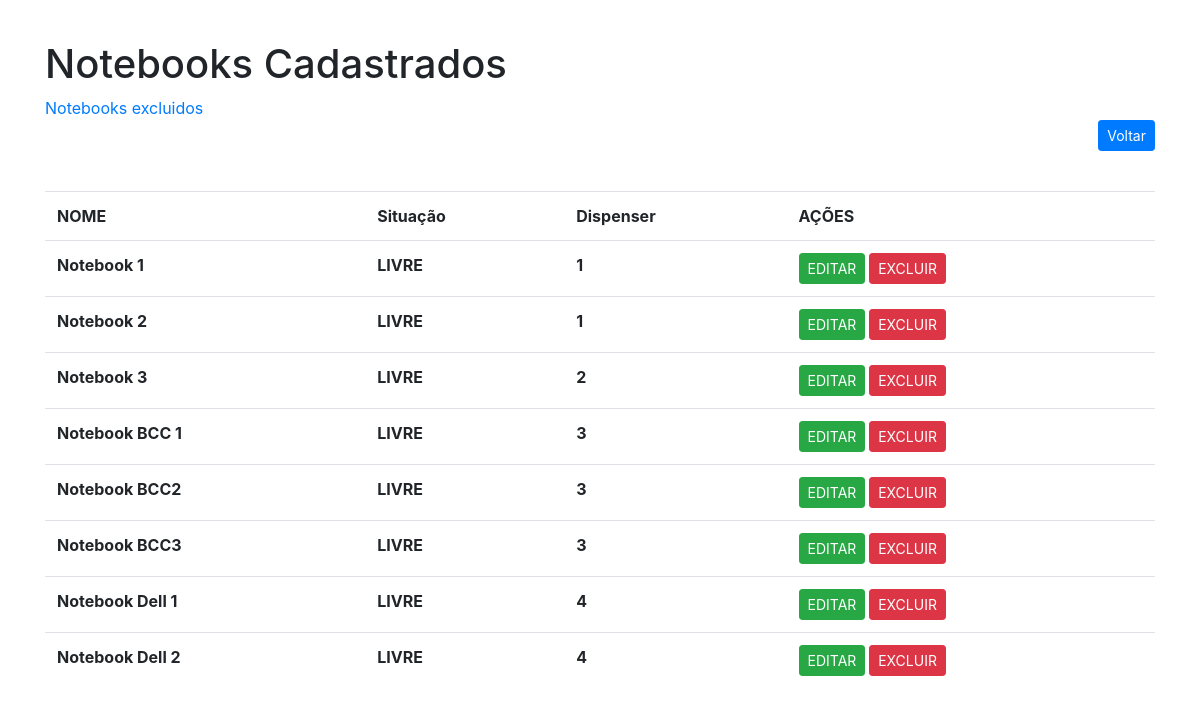
Page /php/todos_notes.php (signed in) on the committed database.
### tables this page shows
CREATE TABLE `notebook` (
  `id` int(11) NOT NULL,
  `nome` varchar(50) NOT NULL DEFAULT '0',
  `status` varchar(50) DEFAULT NULL,
  `excluido` int(1) DEFAULT 0,
  `note_dispenser` int(11) DEFAULT NULL,
  `note_turma` int(11) DEFAULT NULL
);

### php/todos_notes.php (the view, shortened to what this page needs)
<!DOCTYPE html>
<?php
    require 'conexao/config.php';
    if(isset($_SESSION['id']) && !empty($_SESSION['id'])){
        $id = $_SESSION['id'];
        $sql2 = "SELECT * FROM usuarios WHERE id = :id";
        $sql2 = $pdo->prepare($sql2);
        $sql2->bindValue(":id", $id);
        $sql2->execute();
        $dado2 = $sql2->fetch();
        $sql = "SELECT * FROM notebook WHERE excluido=0";
        $sql = $pdo->prepare($sql);
        $sql->execute();
        $dado = $sql->fetchAll();
    } else{
        header("Location: login.php");
        exit;
    }
?>
<html>
<head>
    <link rel="stylesheet" href="https://stackpath.bootstrapcdn.com/bootstrap/4.5.0/css/bootstrap.min.css">
</head>
<body>
<div class="container" style="margin-top: 40px;">
    <h1>Notebooks Cadastrados</h1>
    <a href="notebooks_excluidos.php">Notebooks excluidos</a>
    <div style="text-align: right;">
        <a class="btn btn-sm btn-primary" role="button" href="menu.php">Voltar</a>
     </div>
    <table class="table" style="margin-top: 40px;">
        <tr>
            <th>NOME</th>
            <th>Situação</th>
            <th>Dispenser</th>
            <?php if($dado2['nivel'] == 'Administrador'):?>
            <th colspan=3>AÇÕES</th>
            <?php endif;?>
        </tr>
        <?php
                foreach($dado as $item){
                ?>
        <tr>
            <th><?php echo $item['nome'];?></th>
            <th><?php echo $item['status'];?></th>
            <th><?php echo $item['note_dispenser'];?></th>
            <?php if($dado2['nivel'] == 'Administrador'):?>
            <th>
            <a role="button" class="btn btn-success btn-sm" style="color: white;" href="editar_note.php?id=<?php echo $item['id']?>">EDITAR</a>
            <a role="button" class="btn btn-danger btn-sm" style="color: white;" href="_excluir_note.php?id=<?php echo $item['id']?>">EXCLUIR</a>
            </th>
            <?php endif;?>
        </tr>
        <?php
                }
            ?>
    </table>
</div>
</body>
</html>

### rows in the picture
notebook: nome "Notebook 1", status "LIVRE", note_dispenser "1"
notebook: nome "Notebook 2", status "LIVRE", note_dispenser "1"
notebook: nome "Notebook 3", status "LIVRE", note_dispenser "2"
notebook: nome "Notebook BCC 1", status "LIVRE", note_dispenser "3"
notebook: nome "Notebook BCC2", status "LIVRE", note_dispenser "3"
notebook: nome "Notebook BCC3", status "LIVRE", note_dispenser "3"
notebook: nome "Notebook Dell 1", status "LIVRE", note_dispenser "4"
notebook: nome "Notebook Dell 2", status "LIVRE", note_dispenser "4"
